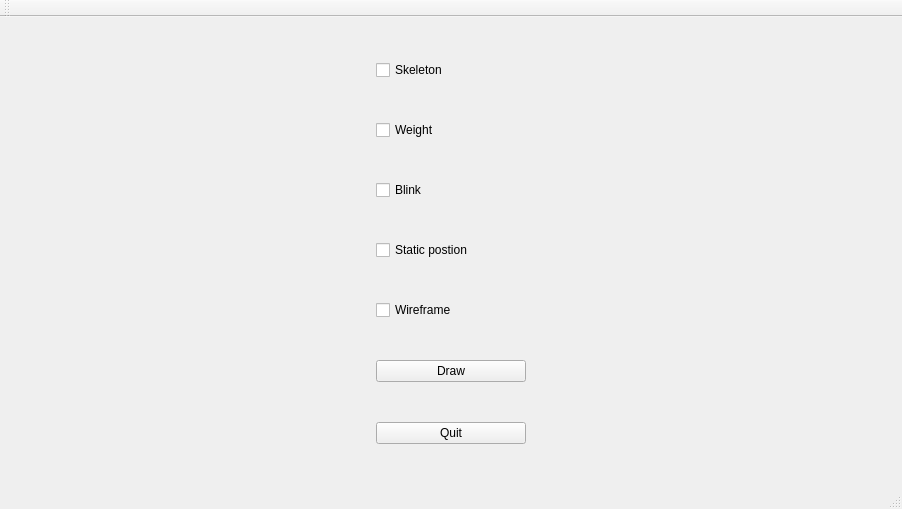
<?xml version="1.0" encoding="UTF-8"?>
<ui version="4.0">
 <class>MainWindow</class>
 <widget class="QMainWindow" name="MainWindow">
  <property name="geometry">
   <rect>
    <x>0</x>
    <y>0</y>
    <width>902</width>
    <height>509</height>
   </rect>
  </property>
  <property name="sizePolicy">
   <sizepolicy hsizetype="Preferred" vsizetype="Preferred">
    <horstretch>0</horstretch>
    <verstretch>0</verstretch>
   </sizepolicy>
  </property>
  <property name="windowTitle">
   <string>MainWindow</string>
  </property>
  <widget class="QWidget" name="centralwidget">
   <property name="sizePolicy">
    <sizepolicy hsizetype="Preferred" vsizetype="Preferred">
     <horstretch>0</horstretch>
     <verstretch>0</verstretch>
    </sizepolicy>
   </property>
   <layout class="QHBoxLayout" name="horizontalLayout">
    <item>
     <layout class="QGridLayout" name="gridLayout">
      <property name="sizeConstraint">
       <enum>QLayout::SetFixedSize</enum>
      </property>
      <item row="5" column="0">
       <widget class="QPushButton" name="draw">
        <property name="sizePolicy">
         <sizepolicy hsizetype="Fixed" vsizetype="Fixed">
          <horstretch>0</horstretch>
          <verstretch>0</verstretch>
         </sizepolicy>
        </property>
        <property name="minimumSize">
         <size>
          <width>150</width>
          <height>0</height>
         </size>
        </property>
        <property name="text">
         <string>Draw</string>
        </property>
       </widget>
      </item>
      <item row="6" column="0">
       <widget class="QPushButton" name="quit">
        <property name="sizePolicy">
         <sizepolicy hsizetype="Fixed" vsizetype="Fixed">
          <horstretch>0</horstretch>
          <verstretch>0</verstretch>
         </sizepolicy>
        </property>
        <property name="minimumSize">
         <size>
          <width>150</width>
          <height>0</height>
         </size>
        </property>
        <property name="text">
         <string>Quit</string>
        </property>
       </widget>
      </item>
      <item row="0" column="0">
       <widget class="QCheckBox" name="skeleton">
        <property name="text">
         <string>Skeleton</string>
        </property>
       </widget>
      </item>
      <item row="1" column="0">
       <widget class="QCheckBox" name="weight">
        <property name="text">
         <string>Weight</string>
        </property>
       </widget>
      </item>
      <item row="2" column="0">
       <widget class="QCheckBox" name="blink">
        <property name="text">
         <string>Blink</string>
        </property>
       </widget>
      </item>
      <item row="3" column="0">
       <widget class="QCheckBox" name="staticPos">
        <property name="text">
         <string>Static postion</string>
        </property>
       </widget>
      </item>
      <item row="4" column="0">
       <widget class="QCheckBox" name="wireframe">
        <property name="sizePolicy">
         <sizepolicy hsizetype="Fixed" vsizetype="Fixed">
          <horstretch>0</horstretch>
          <verstretch>0</verstretch>
         </sizepolicy>
        </property>
        <property name="minimumSize">
         <size>
          <width>150</width>
          <height>0</height>
         </size>
        </property>
        <property name="text">
         <string>Wireframe</string>
        </property>
       </widget>
      </item>
     </layout>
    </item>
    <item>
     <layout class="QVBoxLayout" name="layout_scene">
      <property name="sizeConstraint">
       <enum>QLayout::SetDefaultConstraint</enum>
      </property>
     </layout>
    </item>
   </layout>
  </widget>
  <widget class="QMenuBar" name="menubar">
   <property name="geometry">
    <rect>
     <x>0</x>
     <y>0</y>
     <width>902</width>
     <height>25</height>
    </rect>
   </property>
  </widget>
  <widget class="QStatusBar" name="statusbar"/>
  <widget class="QToolBar" name="toolBar">
   <property name="windowTitle">
    <string>toolBar</string>
   </property>
   <attribute name="toolBarArea">
    <enum>TopToolBarArea</enum>
   </attribute>
   <attribute name="toolBarBreak">
    <bool>false</bool>
   </attribute>
  </widget>
 </widget>
 <resources/>
 <connections/>
</ui>
